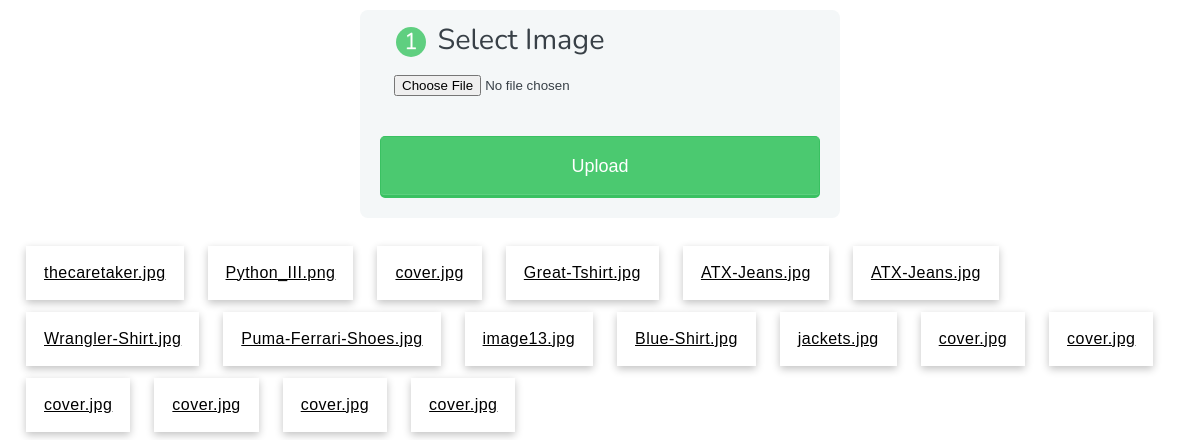
The page / on the database its author committed.
### myapp/models.py (models this page shows, shortened)
class Image_Model(models.Model):
    size            = models.CharField(max_length=50,default="")
    resolution      = models.CharField(max_length=100,default="")
    timestamp       = models.CharField(max_length=100,default="")
    filename        = models.CharField(max_length=100,default="")
    file_extension  = models.CharField(max_length=100,default="")
    image_id        = models.CharField(max_length=100,default="")

### myapp/views.py (the view)
# urls.py: path('',img),
def img(request):
    obj=None
    if request.method=='POST':
        imagename = request.FILES.get('textfield')
        print(imagename)
        try:
            print('hello')
            upload_data = cloudinary.uploader.upload(imagename,folder="uploads")
            print(upload_data)
            if upload_data:
                image = Image.open(imagename)
                info_dict = {
                    "Filename": imagename,
                    "Image Size": image.size,
                    "Image Height": image.height,
                    "Image Width": image.width,
                    "Image Format": image.format,
                    "Image Mode": image.mode,
                    "Image is Animated": getattr(image, "is_animated", False),
                    "Frames in Image": getattr(image, "n_frames", 1)
                }
                modelobj = Image_Model(size=str(image.size),resolution=str(image.width*image.height),timestamp=str(upload_data['created_at']),filename=imagename,file_extension=upload_data.get('format'),image_id=upload_data.get('public_id').split('uploads/')[1])
                modelobj.save()
            id_data =  upload_data.get('public_id')
            obj=Image_Model.objects.all()
            error=None
        except Exception as e:
            print(e)
            error = "Something went wrong! Please select image"
    else:
        obj=Image_Model.objects.all()
        error = None
    context={'items':obj, 'success' :True,'error':error}
    return render(request, 'myapp/home.html',context)

### myapp/templates/myapp/home.html (shortened to what this page needs)
<html>
    <head>
        <link rel="stylesheet" href="https://codepen.io/gymratpacks/pen/VKzBEp#0">
    </head>
    <body>
      <div class="row">
    <div class="col-md-12">
      <form action="" method="post" enctype="multipart/form-data">
        <fieldset>
          <legend><span class="number">1</span> Select Image </legend>
          <input type="file" class="mx-auto" accept="image/*" name="textfield" id="textfield">
        </fieldset>
        <button type="submit">Upload</button>
       </form>
        </div>
      </div>
      <div class="container mx-auto">
        <table class="table" >
            <tr>
                {% if success %}
                    {% for item in items %}
                        <a href="{{ item.image_id }}"> {{ item.filename }} </a>
                        <br>
                    {% endfor %}
                {%  endif %}
            </tr>
        </table>
    </div>
    </body>
</html>

### myapp/templates/myapp/home.html (style rules this page uses)
*, *:before, *:after { -moz-box-sizing: border-box; -webkit-box-sizing: border-box; box-sizing: border-box; }
body { font-family: 'Nunito', sans-serif; color: #384047; }
form { max-width: 300px; margin: 10px auto; padding: 10px 20px; background: #f4f7f8; border-radius: 8px; }
button { padding: 19px 39px 18px 39px; color: #FFF; background-color: #4bc970; font-size: 18px; text-align: center; font-style: normal; border-radius: 5px; width: 100%; border: 1px solid #3ac162; border-width: 1px 1px 3px; box-shadow: 0 -1px 0 rgba(255,255,255,0.1) inset; margin-bottom: 10px; }
fieldset { margin-bottom: 30px; border: none; }
.container { display: flex; flex-wrap: wrap; row-gap: 12px; column-gap: 12px; padding: 18px; }
legend { font-size: 1.8em; margin-bottom: 10px; }
a { box-shadow: rgb(0 0 0 / 24%) 0px 3px 8px; padding: 18px; color: black; font-weight: 500; font-family: sans-serif; letter-spacing: 0.03em; cursor: pointer; list-style: none; }
.number { background-color: #5fcf80; color: #fff; height: 30px; width: 30px; display: inline-block; font-size: 0.8em; margin-right: 4px; line-height: 30px; text-align: center; text-shadow: 0 1px 0 rgba(255,255,255,0.2); border-radius: 100%; }
@media screen and (min-width: 480px) { form { max-width: 480px; } }

### rows shown on the page
Image_Model: filename "thecaretaker.jpg"
Image_Model: filename "Python_III.png"
Image_Model: filename "cover.jpg"
Image_Model: filename "Great-Tshirt.jpg"
Image_Model: filename "ATX-Jeans.jpg"
Image_Model: filename "ATX-Jeans.jpg"
Image_Model: filename "Wrangler-Shirt.jpg"
Image_Model: filename "Puma-Ferrari-Shoes.jpg"
Image_Model: filename "image13.jpg"
Image_Model: filename "Blue-Shirt.jpg"
Image_Model: filename "jackets.jpg"
Image_Model: filename "cover.jpg"
Image_Model: filename "cover.jpg"
Image_Model: filename "cover.jpg"
Image_Model: filename "cover.jpg"
Image_Model: filename "cover.jpg"
Image_Model: filename "cover.jpg"
